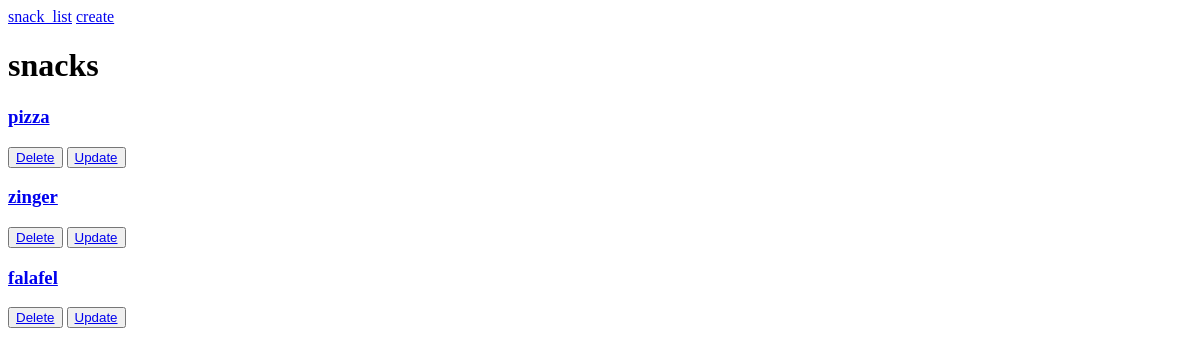
The app's page /, older data.
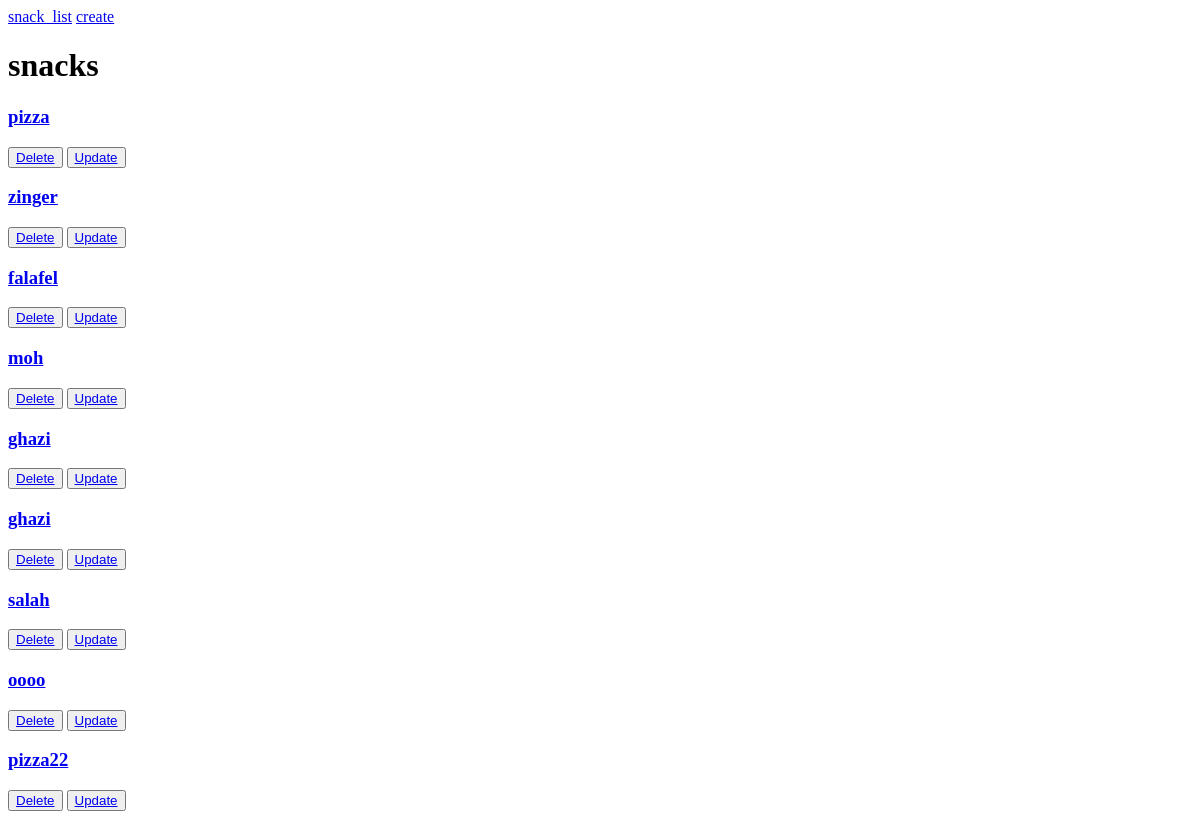
The same page, newer data.
### snacks/models.py (models this page shows, shortened)
class Snacks(models.Model):
    name = models.CharField(max_length=64)
    description = models.TextField(default='bla bla bla ..')
    purchaser = models.ForeignKey(get_user_model(), on_delete=models.CASCADE)

### snacks/views.py (the view)
# urls.py: path('',SnackPageView.as_view(), name='snack_list'),
class SnackPageView(ListView):
    template_name='snack_list.html'
    model = Snacks
    context_object_name = "snacks"

### template/snack_list.html
{% extends 'base.html'%}
{% block content%}
     <h1>snacks</h1>
    {% for snack in snacks%}
        <h3><a href="{% url 'snack_detail' snack.pk%}">{{snack.name}}</a></h3>
        <button><a href="{% url 'snack_delete' snack.pk%}">Delete</a></button>
        <button><a href="{% url 'snack_update' snack.pk%}">Update</a></button>
    {%endfor%}
{% endblock content%}

Row changes from the older to the newer data that the page shows:
added Snacks: name "moh"
added Snacks: name "ghazi"
added Snacks: name "ghazi"
added Snacks: name "salah"
added Snacks: name "oooo"
added Snacks: name "pizza22"
